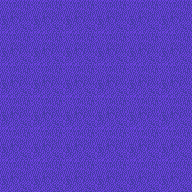

Below is a game level as drawn by its tile map, then a one-line description and the .tmx that defines it (tile-layer data replaced by summaries):
An orthogonal 6x6 tile map with 32x32 px tiles, 2 tile layers (moquette, Calque de Tile 1), 1 hidden layer not drawn, 3 tilesets, 1 image layer and 1 object (PlayerEntity).

<map version="1.0" orientation="orthogonal" width="6" height="6" tilewidth="32" tileheight="32">
 <tileset firstgid="1" name="min" tilewidth="32" tileheight="32">
  <image source="../tilesets/walls.png" width="256" height="192" />
 </tileset>
 <tileset firstgid="49" name="meta" tilewidth="32" tileheight="32">
  <image source="../tilesets/metaset2.png" width="128" height="96" />
  <tile id="0">
   <properties>
    <property name="type" value="wall" />
   </properties>
  </tile>
  <tile id="1">
   <properties>
    <property name="type" value="box" />
   </properties>
  </tile>
  <tile id="2">
   <properties>
    <property name="type" value="tp1" />
   </properties>
  </tile>
  <tile id="3">
   <properties>
    <property name="type" value="trap" />
   </properties>
  </tile>
  <tile id="4">
   <properties>
    <property name="type" value="pp1" />
   </properties>
  </tile>
  <tile id="5">
   <properties>
    <property name="type" value="pp2" />
   </properties>
  </tile>
  <tile id="6">
   <properties>
    <property name="type" value="pp3" />
   </properties>
  </tile>
  <tile id="7">
   <properties>
    <property name="type" value="tp2" />
   </properties>
  </tile>
  <tile id="8">
   <properties>
    <property name="type" value="ppp1" />
   </properties>
  </tile>
  <tile id="9">
   <properties>
    <property name="type" value="ppp2" />
   </properties>
  </tile>
  <tile id="10">
   <properties>
    <property name="type" value="ppp3" />
   </properties>
  </tile>
 </tileset>
 <tileset firstgid="61" name="moquette" tilewidth="32" tileheight="32">
  <image source="../tilesets/moquette.png" width="96" height="192" />
 </tileset>
 <imagelayer name="Background" width="16" height="16">
  <image source="../images/background.png" />
 </imagelayer>
 <layer name="moquette" width="6" height="6">
  <data>[36 cells, 36 non-empty, 1 distinct tile ids]</data>
 </layer>
 <layer name="Calque de Tile 1" width="6" height="6">
  <data>[36 cells, 36 non-empty, 1 distinct tile ids]</data>
 </layer>
 <layer name="meta" width="6" height="6" visible="0">
  <data>[36 cells, 31 non-empty, 7 distinct tile ids]</data>
 </layer>
 <objectgroup color="#68bd17" name="Player" width="12" height="12">
  <object name="PlayerEntity" x="0" y="32" width="32" height="32">
   <properties>
    <property name="image" value="character" />
    <property name="spriteheight" value="32" />
    <property name="spritewidth" value="32" />
   </properties>
  </object>
 </objectgroup>
</map>
